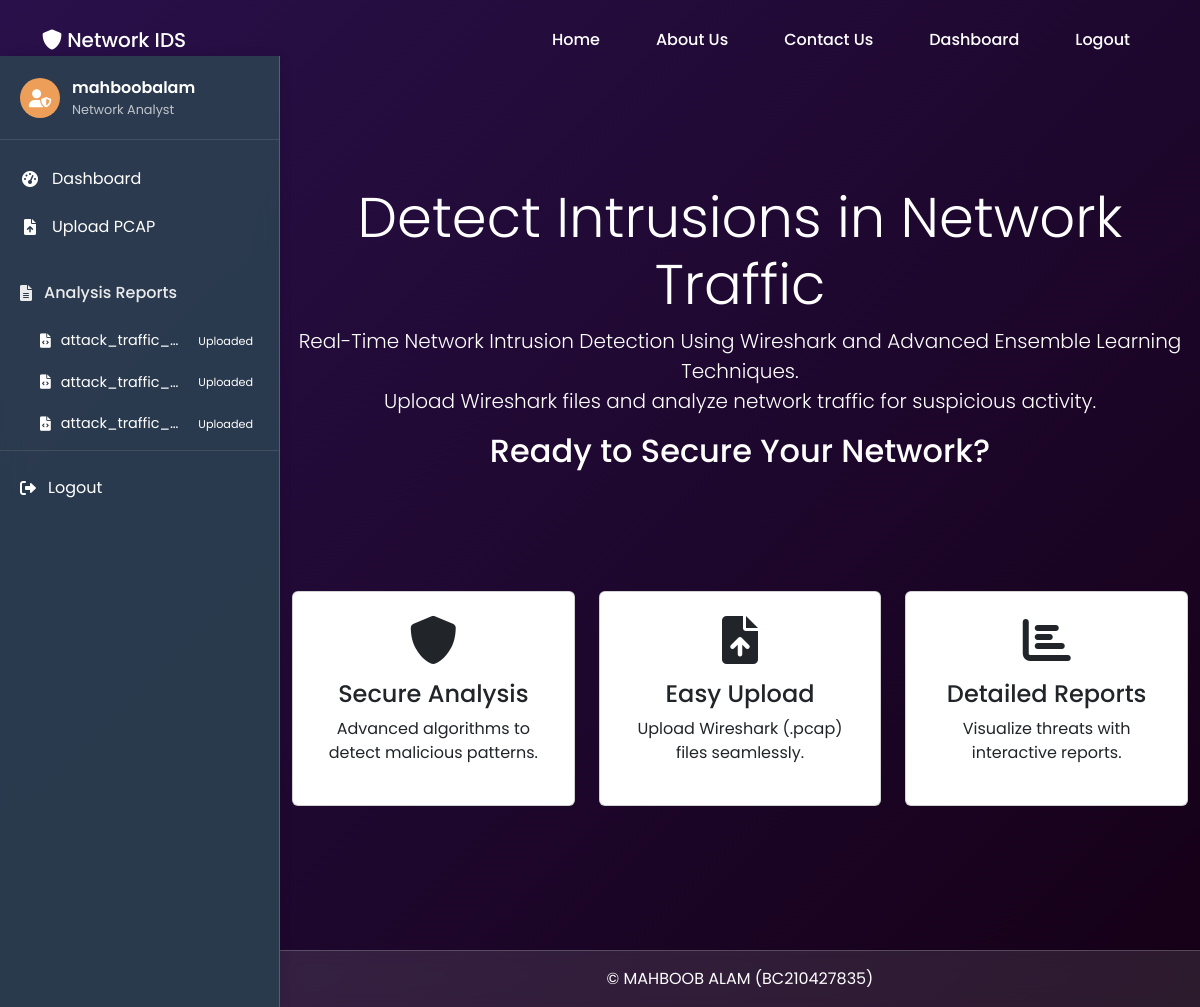
Page / (signed in) on the earlier database version.
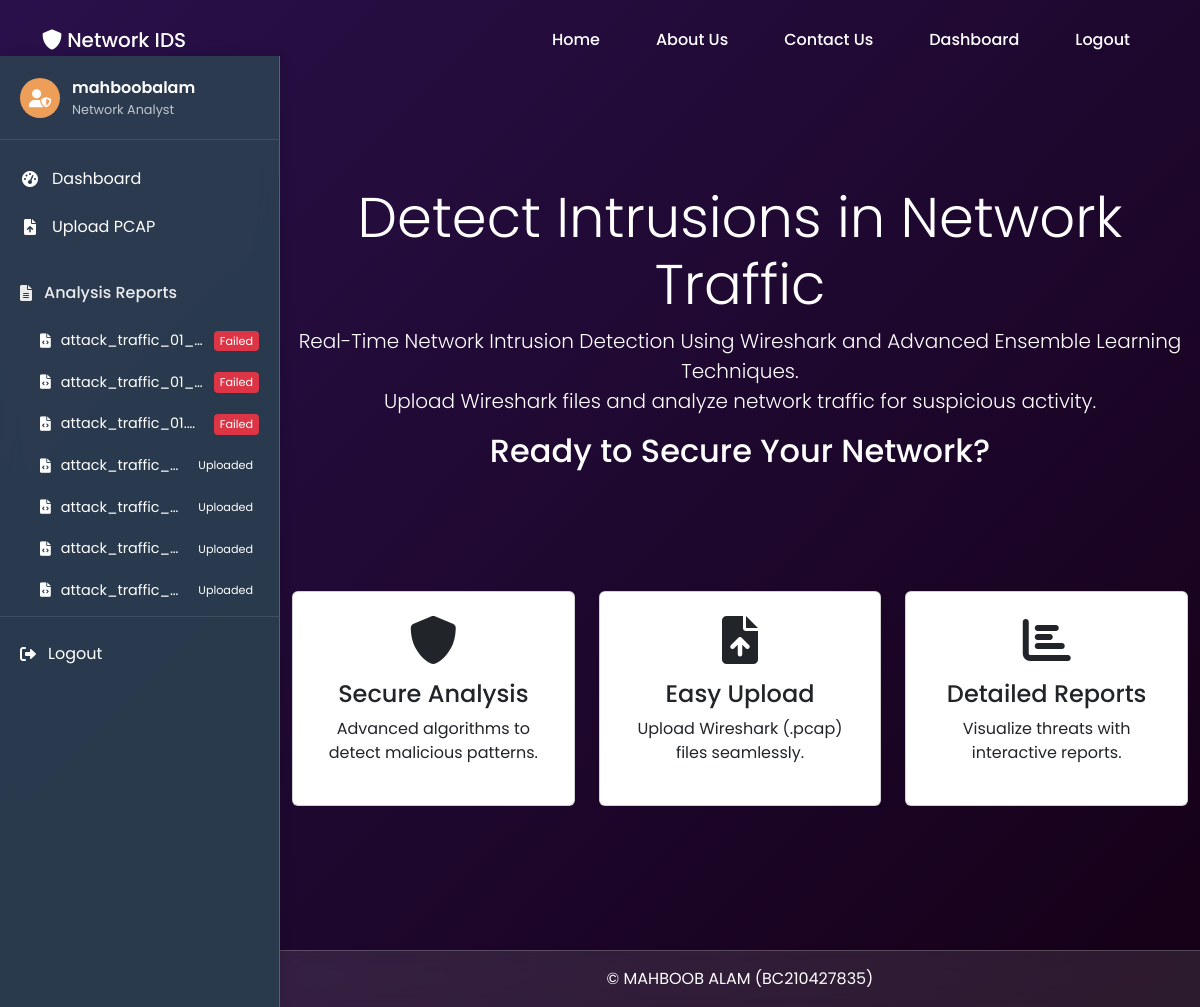
Same page on the later database version.
### IDS/models.py (models this page shows, shortened)
class PcapFile(models.Model):
    STATUS_CHOICES = [
        ('uploaded', 'Uploaded'),
        ('processing', 'Processing'),
        ('completed', 'Completed'),
        ('failed', 'Failed'),
    ]
    PROGRESS_STAGES = [
        ('uploaded', 'File Uploaded'),
        ('converting', 'Converting PCAP to CSV'),
        ('preprocessing', 'Preprocessing Data'),
        ('predicting', 'Running Predictions'),
        ('saving', 'Saving Results'),
        ('completed', 'Completed'),
        ('failed', 'Failed'),
    ]
    user = models.ForeignKey(User, on_delete=models.CASCADE)
    file = models.FileField(upload_to='uploads/')
    uploaded_at = models.DateTimeField(auto_now_add=True)
    status = models.CharField(max_length=20, choices=STATUS_CHOICES, default='uploaded')
    progress_stage = models.CharField(
        max_length=20,
        choices=PROGRESS_STAGES,
        default='uploaded'
    )
    progress_message = models.CharField(
        max_length=200,
        blank=True,
        null=True,
        default='File uploaded successfully'
    )
    analysis_result = models.JSONField(null=True, blank=True)
    def filename(self):
        return self.file.name.split('/')[-1]

### IDS/views.py (the view)
# urls.py: path('', views.home, name='home'),
def home(request):
    return render(request, 'IDS/home.html')

### IDS/context_processors.py (called while the page is built)
def user_files(request):
    if request.user.is_authenticated:
        return {
            'user_files': PcapFile.objects.filter(
                user=request.user
            ).order_by('-uploaded_at').only(
                'id', 'file', 'uploaded_at', 'status',
                'progress_stage', 'progress_message'
            )[:10]  # Only show 10 most recent files
        }
    return {}  # Return empty dict for non-authenticated users

### IDS/templates/IDS/home.html (shortened to what this page needs)
{% extends 'IDS/base.html' %}
{% block content %}
<section class="hero-section text-center text-white py-5">
    <div class="container">
        <h1 class="display-4">Detect Intrusions in Network Traffic</h1>
        <p class="lead">Real-Time Network Intrusion Detection Using Wireshark and Advanced Ensemble Learning Techniques.<br> Upload Wireshark files and analyze network traffic for suspicious activity.</p>
        <div class="container">
            <h2 class="mb-4">Ready to Secure Your Network?</h2>
        </div>
    </div>
</section>
<section class="features-section py-5">
    <div class="container">
        <div class="row">
            <div class="col-md-4 text-center">
                <div class="card p-4">
                    <i class="fas fa-shield-alt fa-3x mb-3"></i>
                    <h4>Secure Analysis</h4>
                    <p>Advanced algorithms to detect malicious patterns.</p>
                </div>
            </div>
            <div class="col-md-4 text-center">
                <div class="card p-4">
                    <i class="fas fa-file-upload fa-3x mb-3"></i>
                    <h4>Easy Upload</h4>
                    <p>Upload Wireshark (.pcap) files seamlessly.</p>
                </div>
            </div>
            <div class="col-md-4 text-center">
                <div class="card p-4">
                    <i class="fas fa-chart-bar fa-3x mb-3"></i>
                    <h4>Detailed Reports</h4>
                    <p>Visualize threats with interactive reports.</p>
                </div>
            </div>
        </div>
    </div>
</section>
<section class="cta-section text-center text-white py-5">
</section>
{% endblock %}

### IDS/templates/IDS/base.html (shortened to what the changed rows need)
{% load static %}
<!DOCTYPE html>
<html lang="en">
<head>
    <link href="https://cdn.jsdelivr.net/npm/bootstrap@5.3.0/dist/css/bootstrap.min.css" rel="stylesheet">
    <link rel="stylesheet" href="https://cdnjs.cloudflare.com/ajax/libs/font-awesome/6.0.0/css/all.min.css">
    <link rel="stylesheet" href="{% static 'css/custom.css' %}">
</head>
<body class="{% if user.is_authenticated %}has-sidebar{% endif %}">
    {% if user.is_authenticated %}
    <div class="app-sidebar">
        <nav class="sidebar-nav">
            <div class="nav-section">
                <div class="section-content">
                    {% if user_files %}
                        {% for file in user_files %}
                        <a href="{% url 'analysis_report' file.id %}" class="report-item {% if file.id == current_file.id %}active{% endif %}">
                            <i class="fas fa-file-code"></i>
                            <span class="filename">{{ file.filename|truncatechars:20 }}</span>
                            <span class="status-badge {{ file.status }}">
                                {% if file.progress_stage == 'failed' %}
                                    Failed
                                {% else %}
                                    {{ file.get_status_display }}
                                {% endif %}
                            </span>
                        </a>
                        {% endfor %}
                    {% else %}
                        <div class="empty-reports">
                            <i class="fas fa-inbox"></i>
                            <span>No reports yet</span>
                        </div>
                    {% endif %}
                </div>
            </div>
        </nav>
    </div>
    {% endif %}
    <main class="app-content {% if user.is_authenticated %}with-sidebar{% endif %}">
        {% block content %}{% endblock %}
    </main>
</body>
</html>

Differences in the rows shown:
added PcapFile: filename "attack_traffic_01_…", status "Failed"
added PcapFile: filename "attack_traffic_01_…", status "Failed"
added PcapFile: filename "attack_traffic_01.p…", status "Failed"
added PcapFile: filename "attack_traffic_…", status "Uploaded"
